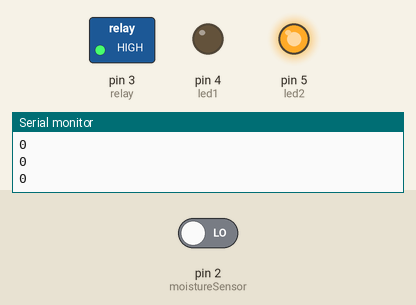
This sketch was run on a simulated Arduino Uno, built with avr-gcc and run on an emulated ATmega328P. Parts: switched loads named in the sketch (green lamp = pin HIGH), output pins drawn as LEDs (lit = HIGH), the last lines printed to the serial monitor. The test bench sets the inputs (shaded band); at power-on: pin 2 (moistureSensor) LOW.

Above: at 2.8 s.
2.9 s: pin 2 (moistureSensor) driven HIGH
At 4.3 s:
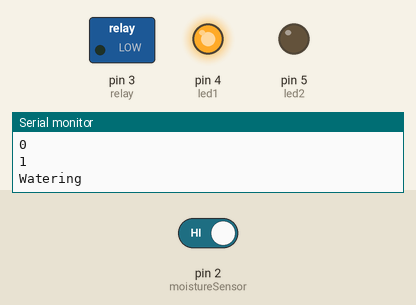
Timing chart, 0 to 5.9 s (numbered marks = the images above; inputs shaded):
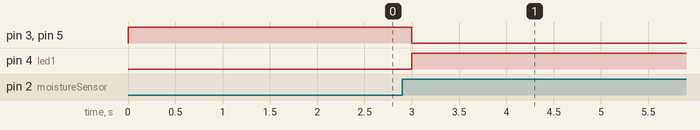

The sketch:

autowater.ino
```cpp
/*

Flower Soil Mosture Sensor

D2 - Soil Mosture Sensor

D3 - Relay module

D4:D5 - LEDS 1,2

LED1 - Green

LED2 - Red

Connect the Soil Moisture Sensor to Digital input pin 2 and your 2 led's to digital out 4-5

*/

int moistureSensor = 2;

int relay = 3;

int led1 = 4;

int led2 = 5;

void setup()

{

// setting the led pins to outputs

pinMode(led1, OUTPUT);

pinMode(led2, OUTPUT);

// setting the Relay pin to output

pinMode(relay, OUTPUT);

// Serial Begin so we can see the data from the moisture sensor in our serial input window.

Serial.begin(9600); }

// the loop routine runs over and over again forever:

void loop()

{

// read the input on digital pin 2:

int sensorValue = digitalRead(moistureSensor);

// print out the value you read:

Serial.println(sensorValue);

digitalWrite(relay, HIGH);

digitalWrite(led1, LOW);

digitalWrite(led2, HIGH);

if (sensorValue == 1) {

digitalWrite(led1, HIGH);

digitalWrite(led2, LOW);

digitalWrite(relay, LOW);

Serial.println("Watering");

delay(10000);

// run pump for 10 seconds

Serial.println("Finished watering"); }

delay(1000);

// delay 1 second between reads

}
```

Measured:
- after the input at 2.9 s, pin 3 (relay), pin 5 (led2): HIGH → LOW after 0.10 s; pin 4 (led1): LOW → HIGH after 0.10 s
